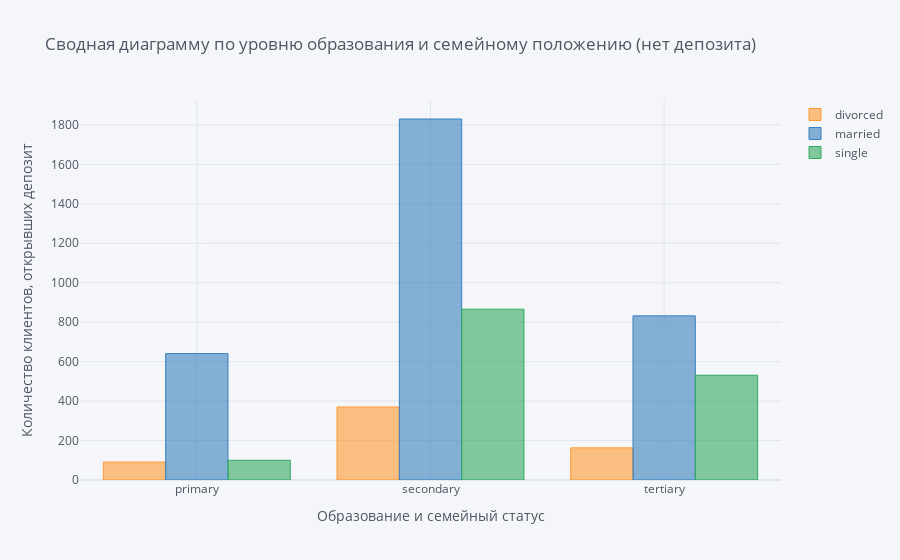

The notebook cell this image was saved under:
### Code cell
# постройте сводную таблицу, чтобы определить люди с каким образованием и семейным статусом наиболее многочисленны
#(если рассматривать тех, кто НЕ открыл депозит)
df[dep_no].pivot_table(
    values='deposit',
    index='education',
    columns='marital',
    aggfunc='count'
).iplot(kind='bar',
        histnorm='percent',
        barmode='group',
        xTitle='Образование и семейный статус',
        yTitle='Количество клиентов, открывших депозит', 
        title='Сводная диаграмму по уровню образования и семейному положению (нет депозита)'
        )

### Figure 1 — Plotly figure (JSON) as saved in the notebook; plotly's stock layout.template omitted (floating-point values rounded to 4 significant figures)
{"data": [{"marker": {"color": "rgba(255, 153, 51, 0.6)", "line": {"color": "rgba(255, 153, 51, 1.0)", "width": 1}}, "name": "divorced", "orientation": "v", "text": "", "type": "bar", "x": ["primary", "secondary", "tertiary"], "y": [91, 370, 163]}, {"marker": {"color": "rgba(55, 128, 191, 0.6)", "line": {"color": "rgba(55, 128, 191, 1.0)", "width": 1}}, "name": "married", "orientation": "v", "text": "", "type": "bar", "x": ["primary", "secondary", "tertiary"], "y": [641, 1830, 832]}, {"marker": {"color": "rgba(50, 171, 96, 0.6)", "line": {"color": "rgba(50, 171, 96, 1.0)", "width": 1}}, "name": "single", "orientation": "v", "text": "", "type": "bar", "x": ["primary", "secondary", "tertiary"], "y": [100, 866, 531]}], "layout": {"barmode": "group", "legend": {"bgcolor": "#F5F6F9", "font": {"color": "#4D5663"}}, "paper_bgcolor": "#F5F6F9", "plot_bgcolor": "#F5F6F9", "title": {"font": {"color": "#4D5663"}, "text": "Сводная диаграмму по уровню образования и семейному положению (нет депозита)"}, "xaxis": {"gridcolor": "#E1E5ED", "showgrid": true, "tickfont": {"color": "#4D5663"}, "title": {"font": {"color": "#4D5663"}, "text": "Образование и семейный статус"}, "zerolinecolor": "#E1E5ED"}, "yaxis": {"gridcolor": "#E1E5ED", "showgrid": true, "tickfont": {"color": "#4D5663"}, "title": {"font": {"color": "#4D5663"}, "text": "Количество клиентов, открывших депозит"}, "zerolinecolor": "#E1E5ED"}}}
